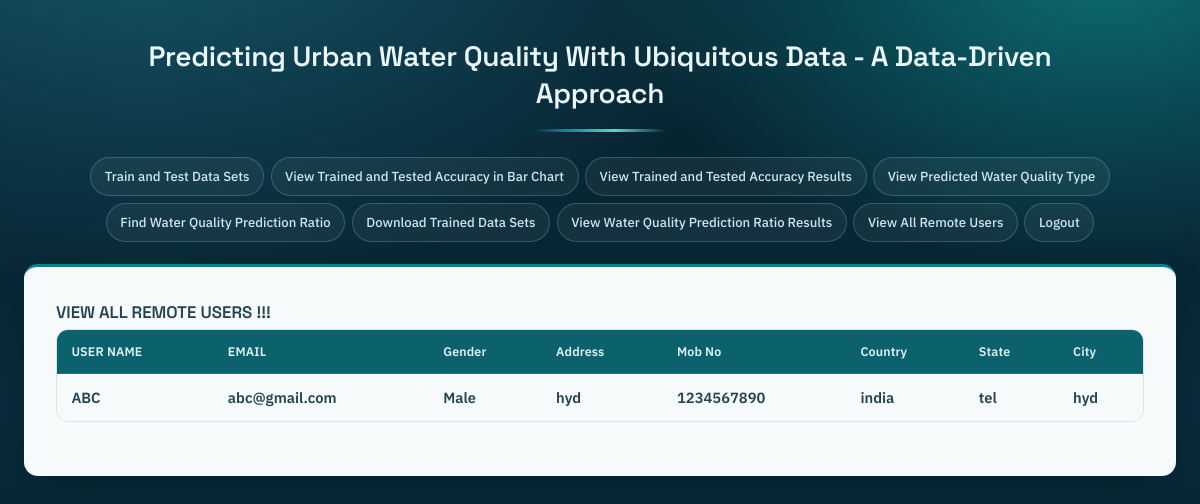
The page /View_Remote_Users/ on the database its author committed.
### Remote_User/models.py (models this page shows)
class ClientRegister_Model(models.Model):
    username = models.CharField(max_length=30)
    email = models.EmailField(max_length=30)
    password = models.CharField(max_length=10)
    phoneno = models.CharField(max_length=10)
    country = models.CharField(max_length=30)
    state = models.CharField(max_length=30)
    city = models.CharField(max_length=30)
    address= models.CharField(max_length=300)
    gender= models.CharField(max_length=30)

### Service_Provider/views.py (the view)
# urls.py: url(r'View_Remote_Users/$',serviceprovider.View_Remote_Users,name="View_Remote_Users"),
def View_Remote_Users(request):
    obj=ClientRegister_Model.objects.all()
    return render(request,'SProvider/View_Remote_Users.html',{'objects':obj})

### Template/htmls/SProvider/View_Remote_Users.html (shortened to what this page needs)
{% extends 'SProvider/Header.html' %}
{% block researchblock %}
	<body>
	<div class="container-fluid">
		<div class="container">
			<div class="row">
				<div class="col-md-5">
 					<form role="form" method="POST" >
						<fieldset>
							<p class="text-uppercase pull-center style1">VIEW ALL REMOTE USERS !!! </p>
                            <div class="viewclients">
							  <table>
								<tr>
									<th bgcolor="#FF0000" style="color:yellow">USER NAME</th>
									<th bgcolor="#FF0000" style="color:yellow">EMAIL</th>
									<th bgcolor="#FF0000" style="color:yellow">Gender</th>
									<th bgcolor="#FF0000" style="color:yellow">Address</th>
									<th bgcolor="#FF0000" style="color:yellow">Mob No</th>
									<th bgcolor="#FF0000" style="color:yellow">Country</th>
									<th bgcolor="#FF0000" style="color:yellow">State</th>
									<th bgcolor="#FF0000" style="color:yellow">City</th>
								</tr>
								<tr>
								{% for o in objects %}
									<td bgcolor="#FFFFFF" style="color:white"><span class="style1">{{o.username}}</span></td>
									<td bgcolor="#FFFFFF" style="color:white"><span class="style1">{{o.email}}</span></td>
									<td bgcolor="#FFFFFF" style="color:white"><span class="style1">{{o.gender}}</span></td>
									<td bgcolor="#FFFFFF" style="color:white"><span class="style1">{{o.address}}</span></td>
									<td bgcolor="#FFFFFF" style="color:white"><span class="style1">{{o.phoneno}}</span></td>
									<td bgcolor="#FFFFFF" style="color:white"><span class="style1">{{o.country}}</span></td>
									<td bgcolor="#FFFFFF" style="color:white"><span class="style1">{{o.state}}</span></td>
									<td bgcolor="#FFFFFF" style="color:white"><span class="style1">{{o.city}}</span></td>
								</tr>
								{% endfor %}
							</table>
						</div>
					  </fieldset>
					</form>
				</div>
            </div>
        </div>
    </div>
{% endblock %}

### Template/htmls/SProvider/Header.html (style rules this page uses)
:root { --abyss:#06202c; --depth:#0c3547; --current:#0f7f8c; --current-dark:#0b626d; --foam:#5fd4c8; --paper:#f6fafb; --paper-alt:#eaf3f5; --slate:#24424f; --slate-soft:#5b7684; --mineral:#c9791d; --line:#d4e4e8; --display:'Space Grotesk','Segoe UI',sans-serif; --body:'IBM Plex Sans','Segoe UI',sans-serif; --mono:'IBM Plex Mono',ui-monospace,monospace; --shadow:0 18px 40px -18px rgba(3,20,28,.55); }
*,*::before,*::after { box-sizing:border-box; }
body { margin:0; min-height:100vh; background: radial-gradient(1100px 620px at 12% -12%, #175a6e 0%, transparent 62%), radial-gradient(880px 520px at 92% -4%, #0d6d74 0%, transparent 58%), linear-gradient(180deg,#06202c 0%,#092b3b 48%,#051d28 100%); background-attachment:fixed; background-repeat:no-repeat; color:#d9eaf0; font-family:var(--body); font-size:16px; line-height:1.6; -webkit-font-smoothing:antialiased; }
.container-fluid { width:100%; max-width:1220px; margin:0 auto; padding:1.4rem 1.5rem 3.5rem !important; }
.container { width:100%; max-width:100%; background:var(--paper) !important; color:var(--slate); border-radius:14px; padding:2rem 2rem 2.2rem !important; box-shadow:var(--shadow); border-top:3px solid var(--current); overflow-x:auto; }
.row { display:block;margin:0; }
.col-md-5,.col-md-2 { width:100%;max-width:100%;padding:0;flex:none; }
.text-uppercase,.pull-center { font-family:var(--display) !important; }
p.style1,p.text-uppercase { font-family:var(--display) !important; font-size:1.05rem; font-weight:600; color:var(--slate) !important; letter-spacing:0; margin:0 0 .2rem; }
.style1 { color:var(--current-dark);font-weight:600; }
fieldset { border:0;margin:0;padding:0;min-width:0; }
form { margin:0; }
table { width:100%; margin:0 auto 1.2rem; border-collapse:separate; border-spacing:0; border:1px solid var(--line); border-radius:12px; overflow:hidden; font-size:.92rem; background:#fff; }
th,td { padding:.72rem .9rem; text-align:left; vertical-align:middle; border:0; border-bottom:1px solid var(--line); font-weight:400; }
tr:last-child td,tr:last-child th { border-bottom:0; }
th, td[bgcolor="#FF0000"]:not([style]), td[bgcolor="#FFFF00"], td[bgcolor="#0000FF"] { background:var(--depth) !important; color:#dff0f3 !important; font-family:var(--body) !important; font-size:.78rem !important; font-weight:600 !important; letter-spacing:.01em; border-bottom:1px solid rgba(255,255,255,.09); white-space:nowrap; }
th { background:var(--current-dark) !important; }
td[bgcolor="#FFFFFF"], td[style*="fantasy"] { background:#fff !important; color:var(--slate) !important; font-family:var(--body) !important; font-size:.92rem !important; font-weight:400 !important; }
td[bgcolor="#FFFFFF"] *, td[style*="fantasy"] * { color:inherit !important;font-size:inherit !important;font-family:inherit !important; }
tbody tr:nth-child(even) td[bgcolor="#FFFFFF"], tbody tr:nth-child(even) td[style*="fantasy"] { background:var(--paper) !important; }
.viewclients { overflow-x:auto; }

### rows shown on the page
ClientRegister_Model: username "ABC", email "abc@gmail.com", gender "Male", address "hyd", phoneno "1234567890", country "india", state "tel", city "hyd"
